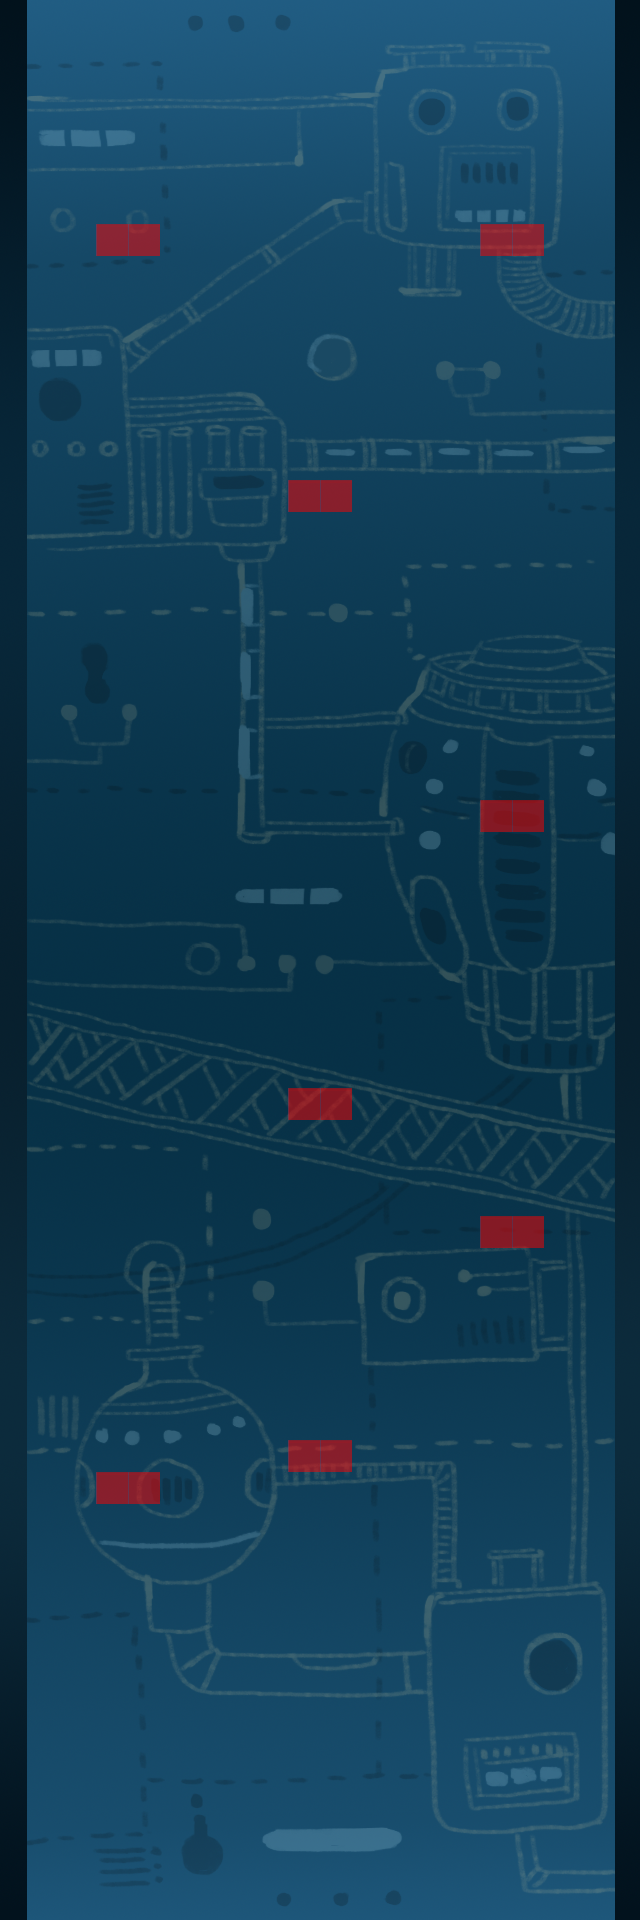

This game map was drawn from its Tiled (.tmx) file and the tilesets committed beside it. A one-line description and the trimmed map source follow:
An orthogonal 20x60 tile map with 32x32 px tiles, 2 tile layers (backGround, meta), 3 tilesets and 18 objects (heroStartPoint, round_1, round_0, round_2, round_3, ...).

<map version="1.0" orientation="orthogonal" width="20" height="60" tilewidth="32" tileheight="32">
 <tileset firstgid="1" name="testBack" tilewidth="32" tileheight="32">
  <image source="testBack.png" width="640" height="1920" />
 </tileset>
 <tileset firstgid="1201" name="round" tilewidth="32" tileheight="32">
  <image source="round.png" width="64" height="64" />
 </tileset>
 <tileset firstgid="1205" name="mate_tiles" tilewidth="32" tileheight="32">
  <image source="mate_tiles.png" width="128" height="64" />
  <tile id="2">
   <properties>
    <property name="Collidable" value="true" />
   </properties>
  </tile>
 </tileset>
 <layer name="backGround" width="20" height="60">
  <data>[1200 cells, 1200 non-empty, 1200 distinct tile ids]</data>
 </layer>
 <layer name="meta" width="20" height="60">
  <data>[1200 cells, 16 non-empty, 1 distinct tile ids]</data>
 </layer>
 <objectgroup name="objects" width="20" height="60">
  <object name="heroStartPoint" x="312" y="1854" />
 </objectgroup>
 <objectgroup name="roundObjects" width="20" height="60">
  <object name="round_1" x="323" y="1440" width="25" height="28" />
  <object name="round_0" x="130" y="1473" width="31" height="31" />
  <object name="round_2" x="515" y="1226" width="26" height="21" />
  <object name="round_3" x="323" y="1099" width="26" height="21" />
  <object name="round_4" x="515" y="807" width="26" height="21" />
  <object name="round_5" x="323" y="486" width="26" height="21" />
  <object name="round_6" x="130" y="232" width="26" height="21" />
  <object name="round_7" x="515" y="231" width="26" height="21" />
 </objectgroup>
 <objectgroup name="lightObjects" width="20" height="60">
  <object name="light_0" x="16" y="1765">
   <properties>
    <property name="loc" value="left" />
   </properties>
  </object>
  <object name="light_1" x="624" y="1531">
   <properties>
    <property name="loc" value="right" />
   </properties>
  </object>
  <object name="light_2" x="606" y="1220">
   <properties>
    <property name="loc" value="right" />
   </properties>
  </object>
  <object name="light_3" x="56" y="1207">
   <properties>
    <property name="loc" value="left" />
   </properties>
  </object>
  <object name="light_4" x="606" y="889">
   <properties>
    <property name="loc" value="right" />
   </properties>
  </object>
  <object name="light_5" x="57" y="876">
   <properties>
    <property name="loc" value="left" />
   </properties>
  </object>
  <object name="light_7" x="56" y="548">
   <properties>
    <property name="loc" value="left" />
   </properties>
  </object>
  <object name="light_6" x="606" y="554">
   <properties>
    <property name="loc" value="right" />
   </properties>
  </object>
  <object name="light_8" x="606" y="209">
   <properties>
    <property name="loc" value="right" />
   </properties>
  </object>
 </objectgroup>
 <objectgroup name="coinObjects" width="20" height="60" />
</map>
